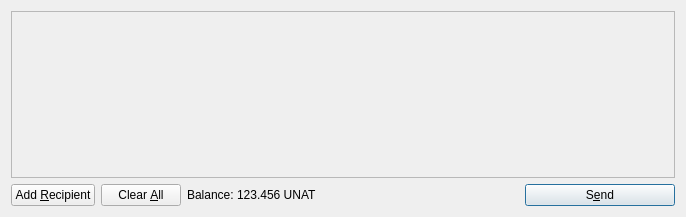
<?xml version="1.0" encoding="UTF-8"?>
<ui version="4.0">
 <class>SendCoinsDialog</class>
 <widget class="QDialog" name="SendCoinsDialog">
  <property name="geometry">
   <rect>
    <x>0</x>
    <y>0</y>
    <width>686</width>
    <height>217</height>
   </rect>
  </property>
  <property name="windowTitle">
   <string>Send Coins</string>
  </property>
  <layout class="QVBoxLayout" name="verticalLayout">
   <item>
    <widget class="QScrollArea" name="scrollArea">
     <property name="widgetResizable">
      <bool>true</bool>
     </property>
     <widget class="QWidget" name="scrollAreaWidgetContents">
      <property name="geometry">
       <rect>
        <x>0</x>
        <y>0</y>
        <width>666</width>
        <height>165</height>
       </rect>
      </property>
      <layout class="QVBoxLayout" name="verticalLayout_2">
       <property name="margin">
        <number>0</number>
       </property>
       <item>
        <layout class="QVBoxLayout" name="entries">
         <property name="spacing">
          <number>6</number>
         </property>
        </layout>
       </item>
       <item>
        <spacer name="verticalSpacer">
         <property name="orientation">
          <enum>Qt::Vertical</enum>
         </property>
         <property name="sizeHint" stdset="0">
          <size>
           <width>20</width>
           <height>40</height>
          </size>
         </property>
        </spacer>
       </item>
      </layout>
     </widget>
    </widget>
   </item>
   <item>
    <layout class="QHBoxLayout" name="horizontalLayout">
     <item>
      <widget class="QPushButton" name="addButton">
       <property name="toolTip">
        <string>Send to multiple recipients at once</string>
       </property>
       <property name="text">
        <string>Add &amp;Recipient</string>
       </property>
       <property name="icon">
        <iconset resource="../bitcoin.qrc">
         <normaloff>:/icons/add</normaloff>:/icons/add</iconset>
       </property>
       <property name="autoDefault">
        <bool>false</bool>
       </property>
      </widget>
     </item>
     <item>
      <widget class="QPushButton" name="clearButton">
       <property name="sizePolicy">
        <sizepolicy hsizetype="Minimum" vsizetype="Fixed">
         <horstretch>0</horstretch>
         <verstretch>0</verstretch>
        </sizepolicy>
       </property>
       <property name="toolTip">
        <string>Remove all transaction fields</string>
       </property>
       <property name="text">
        <string>Clear &amp;All</string>
       </property>
       <property name="icon">
        <iconset resource="../bitcoin.qrc">
         <normaloff>:/icons/remove</normaloff>:/icons/remove</iconset>
       </property>
       <property name="autoRepeatDelay">
        <number>300</number>
       </property>
       <property name="autoDefault">
        <bool>false</bool>
       </property>
      </widget>
     </item>
     <item>
      <layout class="QHBoxLayout" name="horizontalLayout_2">
       <property name="spacing">
        <number>3</number>
       </property>
       <item>
        <widget class="QLabel" name="label">
         <property name="text">
          <string>Balance:</string>
         </property>
        </widget>
       </item>
       <item>
        <widget class="QLabel" name="labelBalance">
         <property name="cursor">
          <cursorShape>IBeamCursor</cursorShape>
         </property>
         <property name="text">
          <string>123.456 UNAT</string>
         </property>
         <property name="textInteractionFlags">
          <set>Qt::LinksAccessibleByMouse|Qt::TextSelectableByKeyboard|Qt::TextSelectableByMouse</set>
         </property>
        </widget>
       </item>
      </layout>
     </item>
     <item>
      <spacer name="horizontalSpacer">
       <property name="orientation">
        <enum>Qt::Horizontal</enum>
       </property>
       <property name="sizeHint" stdset="0">
        <size>
         <width>40</width>
         <height>20</height>
        </size>
       </property>
      </spacer>
     </item>
     <item>
      <widget class="QPushButton" name="sendButton">
       <property name="minimumSize">
        <size>
         <width>150</width>
         <height>0</height>
        </size>
       </property>
       <property name="toolTip">
        <string>Confirm the send action</string>
       </property>
       <property name="text">
        <string>S&amp;end</string>
       </property>
       <property name="icon">
        <iconset resource="../bitcoin.qrc">
         <normaloff>:/icons/send</normaloff>:/icons/send</iconset>
       </property>
       <property name="default">
        <bool>true</bool>
       </property>
      </widget>
     </item>
    </layout>
   </item>
  </layout>
 </widget>
 <resources>
  <include location="../bitcoin.qrc"/>
 </resources>
 <connections/>
</ui>
